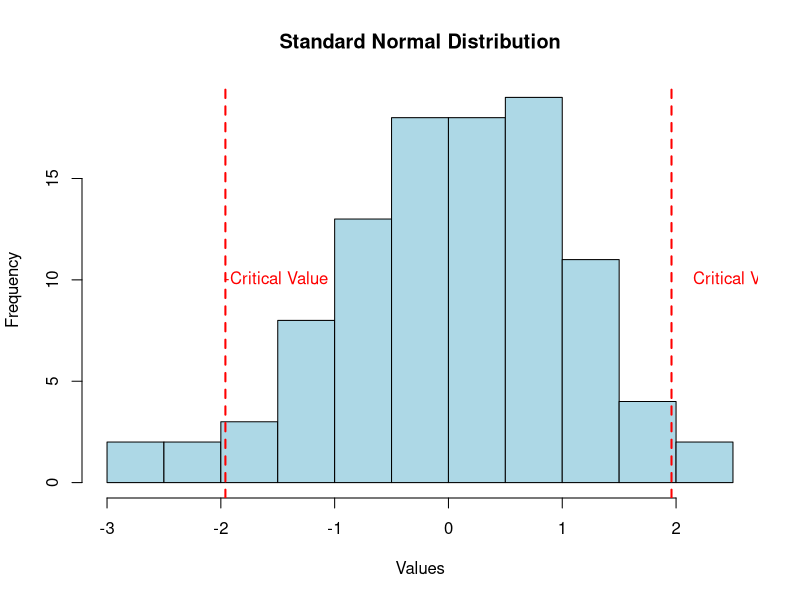

Generate this figure with R:
# Set a seed for reproducibility
set.seed(42)

# Generate data from a standard normal distribution
data <- rnorm(100)

# Set the significance level (alpha)
alpha <- 0.05

# Calculate the critical value for a two-tailed test
critical_value <- qnorm(1 - alpha / 2)

# Plot the standard normal distribution
hist(data, main = "Standard Normal Distribution", xlab = "Values", col = "lightblue", border = "black")
abline(v = c(critical_value, -critical_value), col = "red", lty = 2, lwd = 2)

# Add text to label the critical values
text(c(critical_value + 0.1, -critical_value - 0.1), 10, c("Critical Value", "-Critical Value"), col = "red", pos = 4)
